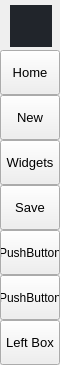
        <widget class="QFrame" name="leftMenuBg">
         <property name="minimumSize">
          <size>
           <width>60</width>
           <height>0</height>
          </size>
         </property>
         <property name="maximumSize">
          <size>
           <width>60</width>
           <height>16777215</height>
          </size>
         </property>
         <property name="frameShape">
          <enum>QFrame::NoFrame</enum>
         </property>
         <property name="frameShadow">
          <enum>QFrame::Raised</enum>
         </property>
         <layout class="QVBoxLayout" name="verticalLayout_3">
          <property name="spacing">
           <number>0</number>
          </property>
          <property name="leftMargin">
           <number>0</number>
          </property>
          <property name="topMargin">
           <number>0</number>
          </property>
          <property name="rightMargin">
           <number>0</number>
          </property>
          <property name="bottomMargin">
           <number>0</number>
          </property>
          <item>
           <widget class="QFrame" name="topLogoInfo">
            <property name="minimumSize">
             <size>
              <width>0</width>
              <height>50</height>
             </size>
            </property>
            <property name="maximumSize">
             <size>
              <width>16777215</width>
              <height>50</height>
             </size>
            </property>
            <property name="frameShape">
             <enum>QFrame::NoFrame</enum>
            </property>
            <property name="frameShadow">
             <enum>QFrame::Raised</enum>
            </property>
            <widget class="QFrame" name="topLogo">
             <property name="enabled">
              <bool>true</bool>
             </property>
             <property name="geometry">
              <rect>
               <x>10</x>
               <y>5</y>
               <width>42</width>
               <height>42</height>
              </rect>
             </property>
             <property name="minimumSize">
              <size>
               <width>42</width>
               <height>42</height>
              </size>
             </property>
             <property name="maximumSize">
              <size>
               <width>42</width>
               <height>42</height>
              </size>
             </property>
             <property name="styleSheet">
              <string notr="true">background-color: rgb(33, 37, 43);
background-image: url(:/images/images/images/sono.jpg);
background-position: centered;
background-repeat: no-repeat;</string>
             </property>
             <property name="frameShape">
              <enum>QFrame::NoFrame</enum>
             </property>
             <property name="frameShadow">
              <enum>QFrame::Raised</enum>
             </property>
            </widget>
            <widget class="QLabel" name="titleLeftApp">
             <property name="geometry">
              <rect>
               <x>70</x>
               <y>8</y>
               <width>160</width>
               <height>20</height>
              </rect>
             </property>
             <property name="font">
              <font>
               <family>Segoe UI Semibold</family>
               <pointsize>12</pointsize>
               <weight>7</weight>
               <italic>false</italic>
               <bold>false</bold>
              </font>
             </property>
             <property name="text">
              <string>PyDracula</string>
             </property>
             <property name="alignment">
              <set>Qt::AlignLeading|Qt::AlignLeft|Qt::AlignTop</set>
             </property>
            </widget>
            <widget class="QLabel" name="titleLeftDescription">
             <property name="geometry">
              <rect>
               <x>70</x>
               <y>27</y>
               <width>160</width>
               <height>16</height>
              </rect>
             </property>
             <property name="maximumSize">
              <size>
               <width>16777215</width>
               <height>16</height>
              </size>
             </property>
             <property name="font">
              <font>
               <family>Segoe UI</family>
               <pointsize>8</pointsize>
               <weight>50</weight>
               <italic>false</italic>
               <bold>false</bold>
              </font>
             </property>
             <property name="text">
              <string>Modern GUI / Flat Style</string>
             </property>
             <property name="alignment">
              <set>Qt::AlignLeading|Qt::AlignLeft|Qt::AlignTop</set>
             </property>
            </widget>
           </widget>
          </item>
          <item>
           <widget class="QFrame" name="leftMenuFrame">
            <property name="frameShape">
             <enum>QFrame::NoFrame</enum>
            </property>
            <property name="frameShadow">
             <enum>QFrame::Raised</enum>
            </property>
            <layout class="QVBoxLayout" name="verticalMenuLayout">
             <property name="spacing">
              <number>0</number>
             </property>
             <property name="leftMargin">
              <number>0</number>
             </property>
             <property name="topMargin">
              <number>0</number>
             </property>
             <property name="rightMargin">
              <number>0</number>
             </property>
             <property name="bottomMargin">
              <number>0</number>
             </property>
             <item>
              <widget class="QFrame" name="topMenu">
               <property name="frameShape">
                <enum>QFrame::NoFrame</enum>
               </property>
               <property name="frameShadow">
                <enum>QFrame::Raised</enum>
               </property>
               <layout class="QVBoxLayout" name="verticalLayout_8">
                <property name="spacing">
                 <number>0</number>
                </property>
                <property name="leftMargin">
                 <number>0</number>
                </property>
                <property name="topMargin">
                 <number>0</number>
                </property>
                <property name="rightMargin">
                 <number>0</number>
                </property>
                <property name="bottomMargin">
                 <number>0</number>
                </property>
                <item>
                 <widget class="QPushButton" name="btn_setting">
                  <property name="sizePolicy">
                   <sizepolicy hsizetype="Expanding" vsizetype="Fixed">
                    <horstretch>0</horstretch>
                    <verstretch>0</verstretch>
                   </sizepolicy>
                  </property>
                  <property name="minimumSize">
                   <size>
                    <width>0</width>
                    <height>45</height>
                   </size>
                  </property>
                  <property name="font">
                   <font>
                    <family>Segoe UI</family>
                    <pointsize>10</pointsize>
                    <weight>50</weight>
                    <italic>false</italic>
                    <bold>false</bold>
                   </font>
                  </property>
                  <property name="cursor">
                   <cursorShape>PointingHandCursor</cursorShape>
                  </property>
                  <property name="layoutDirection">
                   <enum>Qt::LeftToRight</enum>
                  </property>
                  <property name="styleSheet">
                   <string notr="true">background-image: url(:/icons/images/icons/cil-settings.png);

</string>
                  </property>
                  <property name="text">
                   <string>Home</string>
                  </property>
                 </widget>
                </item>
                <item>
                 <widget class="QPushButton" name="btn_map">
                  <property name="sizePolicy">
                   <sizepolicy hsizetype="Expanding" vsizetype="Fixed">
                    <horstretch>0</horstretch>
                    <verstretch>0</verstretch>
                   </sizepolicy>
                  </property>
                  <property name="minimumSize">
                   <size>
                    <width>0</width>
                    <height>45</height>
                   </size>
                  </property>
                  <property name="font">
                   <font>
                    <family>Segoe UI</family>
                    <pointsize>10</pointsize>
                    <weight>50</weight>
                    <italic>false</italic>
                    <bold>false</bold>
                   </font>
                  </property>
                  <property name="cursor">
                   <cursorShape>PointingHandCursor</cursorShape>
                  </property>
                  <property name="layoutDirection">
                   <enum>Qt::LeftToRight</enum>
                  </property>
                  <property name="styleSheet">
                   <string notr="true">background-image: url(:/icons/images/icons/cil-map.png);</string>
                  </property>
                  <property name="text">
                   <string>New</string>
                  </property>
                 </widget>
                </item>
                <item>
                 <widget class="QPushButton" name="btn_widgets">
                  <property name="sizePolicy">
                   <sizepolicy hsizetype="Expanding" vsizetype="Fixed">
                    <horstretch>0</horstretch>
                    <verstretch>0</verstretch>
                   </sizepolicy>
                  </property>
                  <property name="minimumSize">
                   <size>
                    <width>0</width>
                    <height>45</height>
                   </size>
                  </property>
                  <property name="font">
                   <font>
                    <family>Segoe UI</family>
                    <pointsize>10</pointsize>
                    <weight>50</weight>
                    <italic>false</italic>
                    <bold>false</bold>
                   </font>
                  </property>
                  <property name="cursor">
                   <cursorShape>PointingHandCursor</cursorShape>
                  </property>
                  <property name="layoutDirection">
                   <enum>Qt::LeftToRight</enum>
                  </property>
                  <property name="styleSheet">
                   <string notr="true">background-image: url(:/icons/images/icons/cil-wifi-signal-off.png);
</string>
                  </property>
                  <property name="text">
                   <string>Widgets</string>
                  </property>
                 </widget>
                </item>
                <item>
                 <widget class="QPushButton" name="btn_kill">
                  <property name="sizePolicy">
                   <sizepolicy hsizetype="Expanding" vsizetype="Fixed">
                    <horstretch>0</horstretch>
                    <verstretch>0</verstretch>
                   </sizepolicy>
                  </property>
                  <property name="minimumSize">
                   <size>
                    <width>0</width>
                    <height>45</height>
                   </size>
                  </property>
                  <property name="font">
                   <font>
                    <family>Segoe UI</family>
                    <pointsize>10</pointsize>
                    <weight>50</weight>
                    <italic>false</italic>
                    <bold>false</bold>
                   </font>
                  </property>
                  <property name="cursor">
                   <cursorShape>PointingHandCursor</cursorShape>
                  </property>
                  <property name="layoutDirection">
                   <enum>Qt::LeftToRight</enum>
                  </property>
                  <property name="styleSheet">
                   <string notr="true">background-image: url(:/icons/images/icons/cil-x.png);</string>
                  </property>
                  <property name="text">
                   <string>Save</string>
                  </property>
                 </widget>
                </item>
                <item>
                 <widget class="QPushButton" name="btn_information">
                  <property name="sizePolicy">
                   <sizepolicy hsizetype="Expanding" vsizetype="Fixed">
                    <horstretch>0</horstretch>
                    <verstretch>0</verstretch>
                   </sizepolicy>
                  </property>
                  <property name="minimumSize">
                   <size>
                    <width>0</width>
                    <height>45</height>
                   </size>
                  </property>
                  <property name="cursor">
                   <cursorShape>PointingHandCursor</cursorShape>
                  </property>
                  <property name="styleSheet">
                   <string notr="true">background-image: url(:/icons/images/icons/cil-magnifying-glass.png);</string>
                  </property>
                  <property name="text">
                   <string>PushButton</string>
                  </property>
                 </widget>
                </item>
                <item>
                 <widget class="QPushButton" name="btn_index">
                  <property name="sizePolicy">
                   <sizepolicy hsizetype="Expanding" vsizetype="Fixed">
                    <horstretch>0</horstretch>
                    <verstretch>0</verstretch>
                   </sizepolicy>
                  </property>
                  <property name="minimumSize">
                   <size>
                    <width>0</width>
                    <height>45</height>
                   </size>
                  </property>
                  <property name="cursor">
                   <cursorShape>PointingHandCursor</cursorShape>
                  </property>
                  <property name="styleSheet">
                   <string notr="true">background-image: url(:/icons/images/icons/cil-link.png);</string>
                  </property>
                  <property name="text">
                   <string>PushButton</string>
                  </property>
                 </widget>
                </item>
               </layout>
              </widget>
             </item>
             <item alignment="Qt::AlignBottom">
              <widget class="QFrame" name="bottomMenu">
               <property name="frameShape">
                <enum>QFrame::NoFrame</enum>
               </property>
               <property name="frameShadow">
                <enum>QFrame::Raised</enum>
               </property>
               <layout class="QVBoxLayout" name="verticalLayout_9">
                <property name="spacing">
                 <number>0</number>
                </property>
                <property name="leftMargin">
                 <number>0</number>
                </property>
                <property name="topMargin">
                 <number>0</number>
                </property>
                <property name="rightMargin">
                 <number>0</number>
                </property>
                <property name="bottomMargin">
                 <number>0</number>
                </property>
                <item>
                 <widget class="QPushButton" name="toggleLeftBox">
                  <property name="sizePolicy">
                   <sizepolicy hsizetype="Expanding" vsizetype="Fixed">
                    <horstretch>0</horstretch>
                    <verstretch>0</verstretch>
                   </sizepolicy>
                  </property>
                  <property name="minimumSize">
                   <size>
                    <width>0</width>
                    <height>45</height>
                   </size>
                  </property>
                  <property name="font">
                   <font>
                    <family>Segoe UI</family>
                    <pointsize>10</pointsize>
                    <weight>50</weight>
                    <italic>false</italic>
                    <bold>false</bold>
                   </font>
                  </property>
                  <property name="cursor">
                   <cursorShape>PointingHandCursor</cursorShape>
                  </property>
                  <property name="layoutDirection">
                   <enum>Qt::LeftToRight</enum>
                  </property>
                  <property name="styleSheet">
                   <string notr="true">background-image: url(:/icons/images/icons/icon_settings.png);</string>
                  </property>
                  <property name="text">
                   <string>Left Box</string>
                  </property>
                 </widget>
                </item>
               </layout>
              </widget>
             </item>
            </layout>
           </widget>
          </item>
         </layout>
        </widget>
